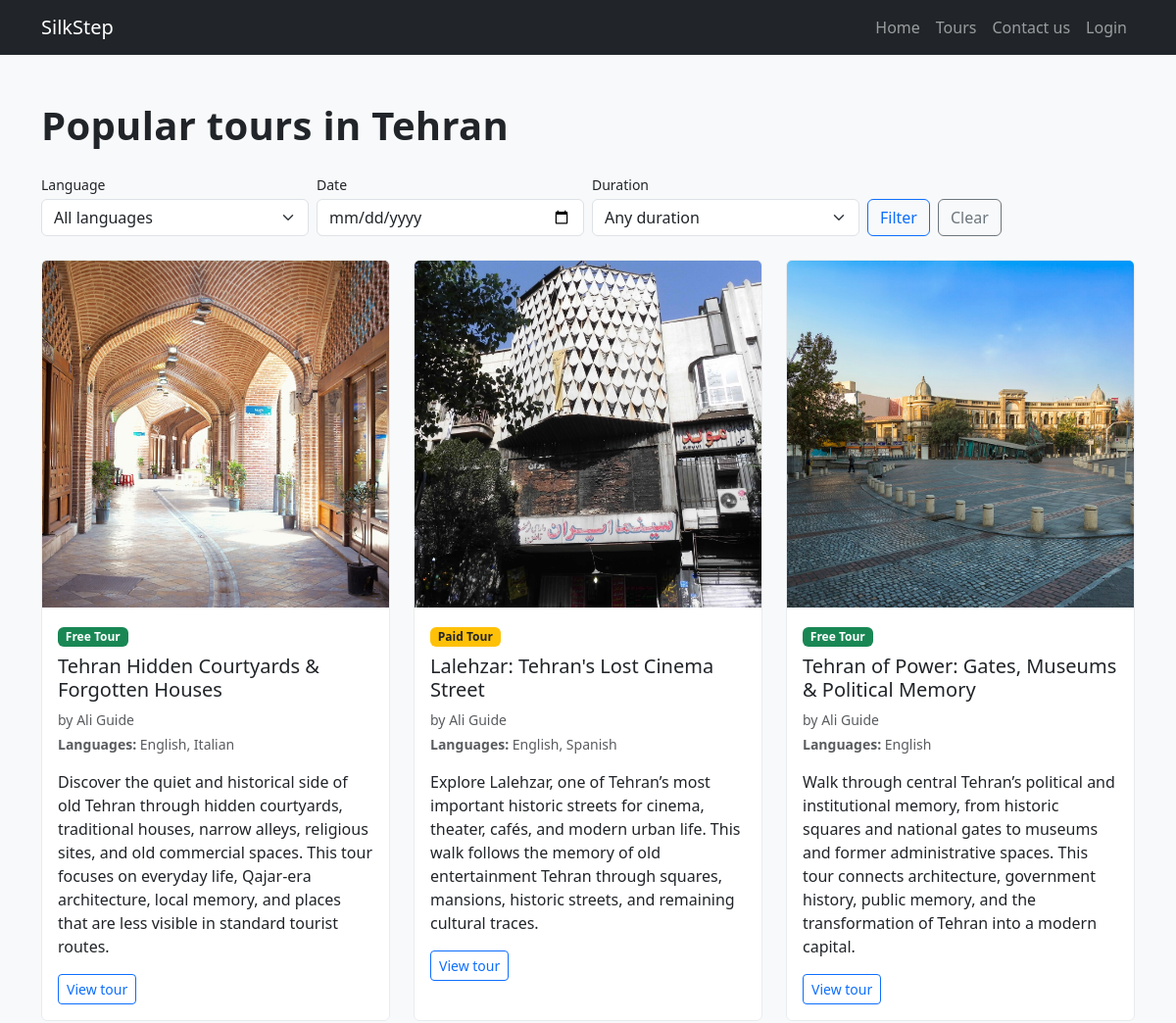
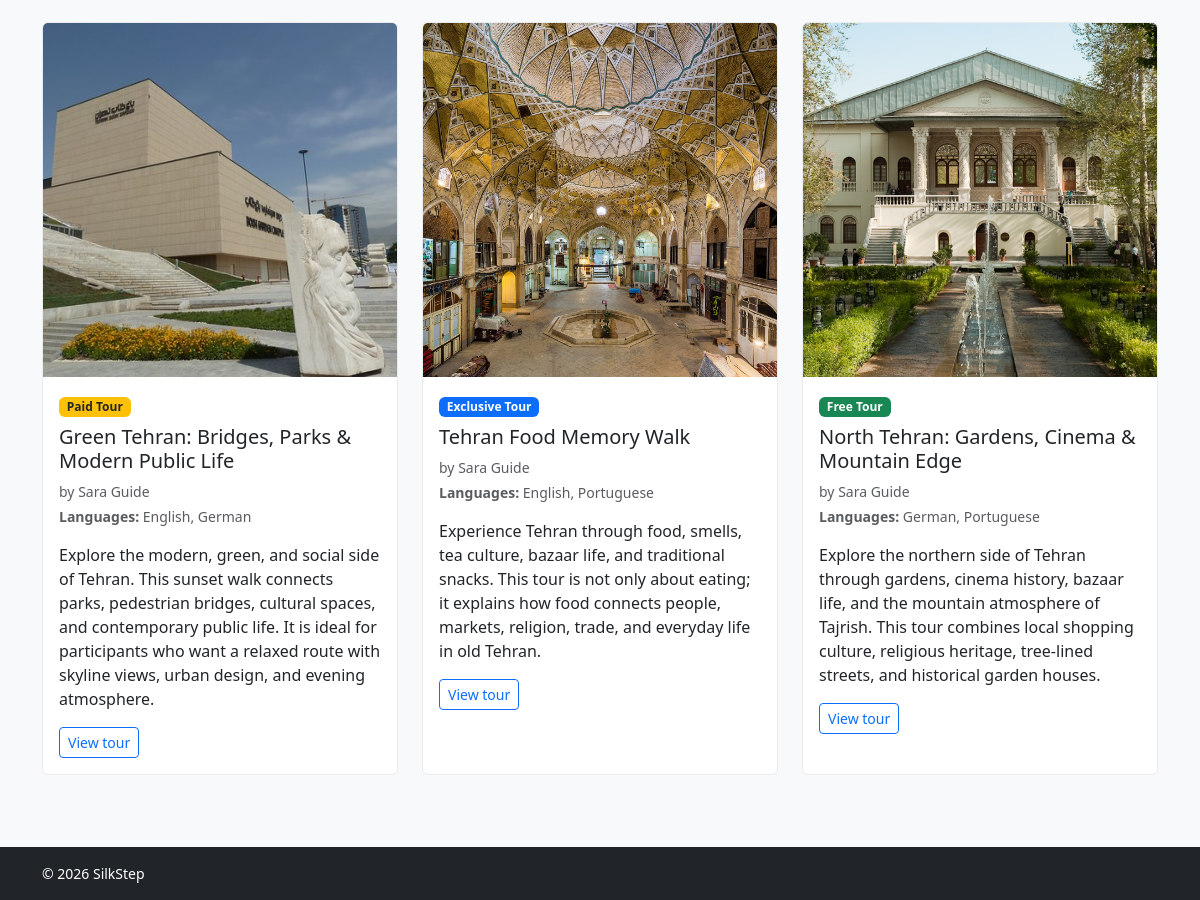
Page /tours on the committed database (2 pictures, top to bottom).
### tables this page shows
CREATE TABLE tours (
    id INTEGER PRIMARY KEY AUTOINCREMENT,
    title TEXT NOT NULL,
    schedule TEXT NOT NULL,
    duration TEXT NOT NULL,
    payment TEXT NOT NULL,
    summary TEXT NOT NULL
, guide_id INTEGER, meeting_point TEXT, max_participants INTEGER DEFAULT 15, photo_url TEXT, meeting_map_link TEXT, duration_minutes INTEGER);

### app.py (the view, shortened to what this page needs)
@app.route("/tours")
def tours():
    selected_language = request.args.get("language", "")
    selected_date = request.args.get("date", "")
    selected_duration = request.args.get("duration", "")
    if selected_language and selected_language not in AVAILABLE_LANGUAGES:
        selected_language = ""
    if selected_language:
        rows = tours_dao.get_tours_by_language(selected_language)
    else:
        rows = tours_dao.get_tours()
    tour_list = [tour_dict(row) for row in rows]
    bucket = next((b for b in DURATION_BUCKETS if b[0] == selected_duration), None)
    if bucket:
        _key, _label, low, high = bucket
        tour_list = [
            t for t in tour_list
            if t.get("duration_minutes") is not None and low <= t["duration_minutes"] <= high
        ]
    else:
        selected_duration = ""
    return render_template(
        "tour.html",
        tours=tour_list,
        available_languages=AVAILABLE_LANGUAGES,
        selected_language=selected_language,
        selected_date=selected_date,
        selected_duration=selected_duration,
        duration_buckets=[(b[0], b[1]) for b in DURATION_BUCKETS],
        page_error=request.args.get("error", ""),
    )

### helpers.py (called while the page is built)
def tour_photo_src(photo_url):
    if not photo_url:
        return ""
    if photo_url.startswith("http"):
        return photo_url
    return url_for("static", filename=photo_url)

def tour_dict(row):
    data = dict(row)
    photos = tour_photos_dao.get_photos_for_tour(data["id"])
    if photos:
        data["photo_src"] = tour_photo_src(photos[0]["photo_path"])
    else:
        data["photo_src"] = tour_photo_src(data.get("photo_url"))
    return data

### tour_photos_dao.py (called while the page is built)
def get_photos_for_tour(tour_id):
    conn = sqlite3.connect("silkstep.db")
    conn.row_factory = sqlite3.Row
    rows = conn.execute(
        "SELECT id, tour_id, photo_path, sort_order FROM tour_photos WHERE tour_id = ? ORDER BY sort_order, id",
        (tour_id,),
    ).fetchall()
    conn.close()
    return rows

### tours_dao.py (called while the page is built)
def get_tours():
    conn = sqlite3.connect("silkstep.db")
    conn.row_factory = sqlite3.Row
    rows = conn.execute(
        """
        SELECT t.*,
               GROUP_CONCAT(tl.language, ', ') AS languages,
               (gu.name || ' ' || gu.surname) AS guide_name,
               (SELECT COUNT(*) FROM bookings b WHERE b.tour_id = t.id) AS booking_count
        FROM tours t
        LEFT JOIN tour_languages tl ON tl.tour_id = t.id
        LEFT JOIN users gu ON gu.id = t.guide_id
        GROUP BY t.id
        """
    ).fetchall()
    conn.close()
    return rows

### templates/tour.html (shortened to what this page needs)
{% extends "base.html" %}
{% block content %}
<section class="container py-5">
  <h1 class="mb-4">Popular tours in Tehran</h1>
  <form method="GET" action="{{ url_for('tours') }}" class="mb-4 row g-2 align-items-end">
    <div class="col-sm-3">
      <label class="form-label small mb-1">Language</label>
      <select name="language" class="form-select">
        <option value="">All languages</option>
      </select>
    </div>
    <div class="col-sm-3">
      <label class="form-label small mb-1">Date</label>
      <input type="date" name="date" class="form-control" value="{{ selected_date }}">
    </div>
    <div class="col-sm-3">
      <label class="form-label small mb-1">Duration</label>
      <select name="duration" class="form-select">
        <option value="">Any duration</option>
      </select>
    </div>
    <div class="col-sm-3 d-flex gap-2">
      <button type="submit" class="btn btn-outline-primary">Filter</button>
      <a href="{{ url_for('tours') }}" class="btn btn-outline-secondary">Clear</a>
    </div>
  </form>
  <div class="row g-4">
    {% for tour in tours %}
    <div class="col-md-4">
      <div class="card tour-card h-100">
        {% if tour.photo_src %}
          <img src="{{ tour.photo_src }}" class="card-img-top" alt="{{ tour.title }}">
        {% endif %}
        <div class="card-body">
          {% if tour.payment == "Free Tour" %}
            <span class="badge bg-success mb-2">{{ tour.payment }}</span>
          {% elif tour.payment == "Paid Tour" %}
            <span class="badge bg-warning text-dark mb-2">{{ tour.payment }}</span>
          {% elif tour.payment == "Exclusive Tour" %}
            <span class="badge bg-primary mb-2">{{ tour.payment }}</span>
          {% else %}
            <span class="badge bg-secondary mb-2">{{ tour.payment }}</span>
          {% endif %}
          <h2 class="h5">{{ tour.title }}</h2>
          <p class="text-muted small mb-1">by {{ tour.guide_name or "SilkStep" }}</p>
          <p class="text-muted small"><strong>Languages:</strong> {{ tour.languages or "Not set" }}</p>
          <p>{{ tour.summary }}</p>
          <a href="{{ url_for('tour_detail', tour_id=tour.id) }}" class="btn btn-outline-primary btn-sm">View tour</a>
        </div>
      </div>
    </div>
    {% endfor %}
  </div>
</section>
{% endblock %}

### static/css/style.css (style rules this page uses)
body { background-color: #f8f9fa; color: #212529; }
h1 { font-weight: 700; letter-spacing: 0.3px; }
.tour-card { border: 1px solid #e9ecef; transition: transform 0.2s ease; }
.tour-card .card-img-top { width: 100%; aspect-ratio: 1 / 1; object-fit: cover; }

### rows in the picture
tours: shows a picture, payment "Free Tour", title "Tehran Hidden Courtyards & Forgotten Houses", guide_name "Ali Guide", languages "English, Italian", summary "Discover the quiet and historical side of old Tehran through hidden courtyards, traditional houses, narrow alleys, religious sites, and old commercial spaces. This tour focuses on everyday life, Qajar-era architecture, local memory, and places that are less visible in standard tourist routes."
tours: shows a picture, payment "Paid Tour", title "Lalehzar: Tehran's Lost Cinema Street", guide_name "Ali Guide", languages "English, Spanish", summary "Explore Lalehzar, one of Tehran’s most important historic streets for cinema, theater, cafés, and modern urban life. This walk follows the memory of old entertainment Tehran through squares, mansions, historic streets, and remaining cultural traces."
tours: shows a picture, payment "Free Tour", title "Tehran of Power: Gates, Museums & Political Memory", guide_name "Ali Guide", languages "English", summary "Walk through central Tehran’s political and institutional memory, from historic squares and national gates to museums and former administrative spaces. This tour connects architecture, government history, public memory, and the transformation of Tehran into a modern capital."
tours: shows a picture, payment "Paid Tour", title "Green Tehran: Bridges, Parks & Modern Public Life", guide_name "Sara Guide", languages "English, German", summary "Explore the modern, green, and social side of Tehran. This sunset walk connects parks, pedestrian bridges, cultural spaces, and contemporary public life. It is ideal for participants who want a relaxed route with skyline views, urban design, and evening atmosphere."
tours: shows a picture, payment "Exclusive Tour", title "Tehran Food Memory Walk", guide_name "Sara Guide", languages "English, Portuguese", summary "Experience Tehran through food, smells, tea culture, bazaar life, and traditional snacks. This tour is not only about eating; it explains how food connects people, markets, religion, trade, and everyday life in old Tehran."
tours: shows a picture, payment "Free Tour", title "North Tehran: Gardens, Cinema & Mountain Edge", guide_name "Sara Guide", languages "German, Portuguese", summary "Explore the northern side of Tehran through gardens, cinema history, bazaar life, and the mountain atmosphere of Tajrish. This tour combines local shopping culture, religious heritage, tree-lined streets, and historical garden houses."
